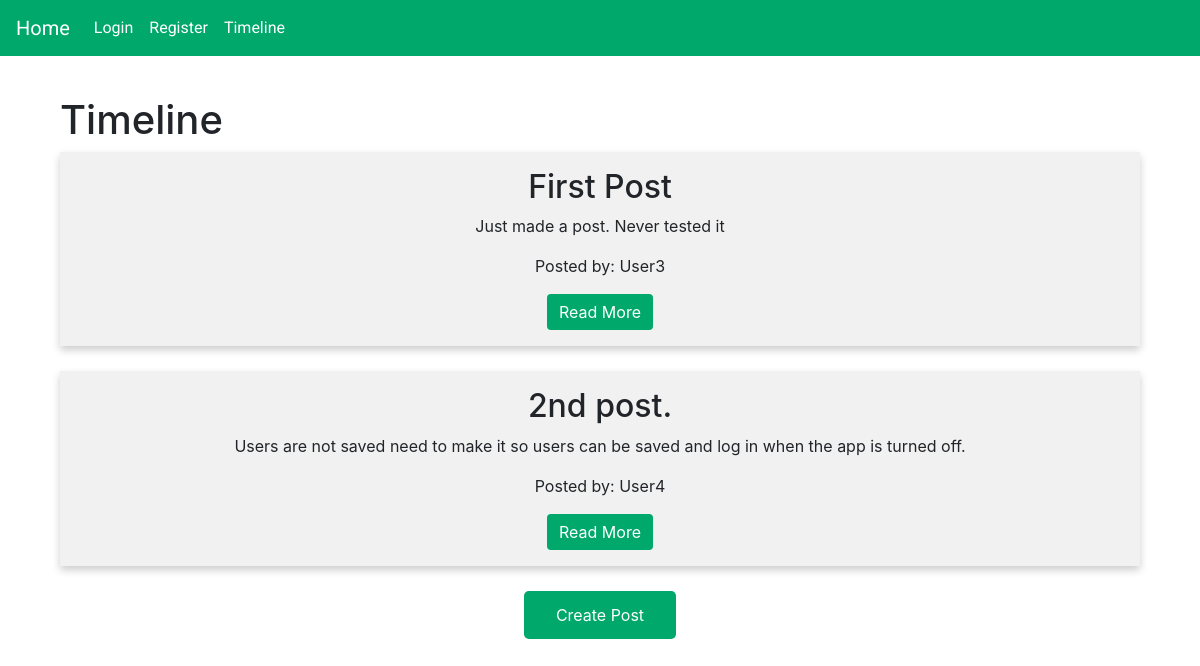
The page /timeline/ (signed in) on the database as committed earlier.
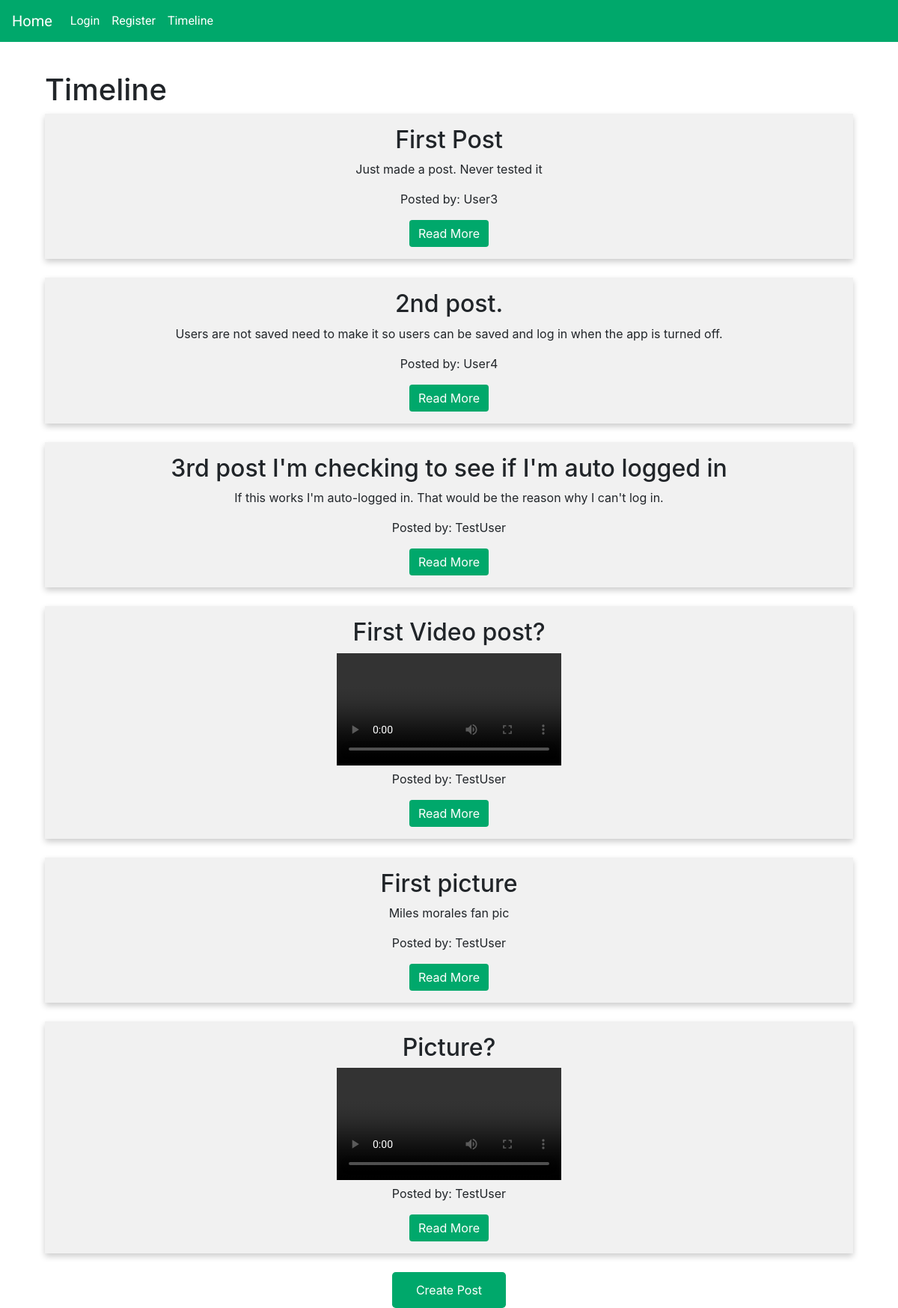
The same page on the database as committed later.
### circles/models.py (models this page shows, shortened)
class Post(models.Model):
    title = models.CharField(max_length=200)
    content = models.TextField(null=True, blank=True)
    author = models.ForeignKey(User, on_delete=models.CASCADE)
    created_at = models.DateTimeField(auto_now_add=True)
    video = models.FileField(upload_to='videos/', null=True, blank=True)
    image = models.FileField(upload_to='images/', null=True, blank=True)

### circles/views.py (the view)
# urls.py: path('timeline/', views.timeline, name='timeline'),
@login_required
def timeline(request, id=None):
    if id:
        post = get_object_or_404(Post, id=id)
        return render(request, 'timeline.html', {'post': post})
    else:
        posts = Post.objects.all()
        return render(request, 'timeline.html', {'posts': posts})

### circles/templates/timeline.html (shortened to what this page needs)
{% extends 'base.html' %}
{% block content %}
<div class="container-fluid">
    <h1>Timeline</h1>
    <div class="row">
        {% for post in posts %}
            <div class="col-12">
                <div class="post">
                    <h2>{{ post.title }}</h2>
                    {% if post.content %}
                        <p>{{ post.content }}</p>
                    {% endif %}
                    {% if post.video %}
                        <video controls>
                            <source src="{{ post.video.url }}" type="video/mp4">
                        </video>
                    {% endif %}
                    <p class="author-info">Posted by: {{ post.author.username }}</p>
                    <a href="#" class="btn btn-primary">Read More</a>
                </div>
            </div>
        {% endfor %}
    </div>
    <div class="row justify-content-center">
        <button onclick="location.href='{% url 'create_post' %}'" type="button" class="btn btn-primary btn-lg-custom">Create Post</button>
    </div>
</div>
{% endblock %}

### circles/templates/base.html (shortened to what this page needs)
{% load static %}
<!DOCTYPE html>
<html lang="en">
<head>
    <link rel="stylesheet" href="https://stackpath.bootstrapcdn.com/bootstrap/4.3.1/css/bootstrap.min.css">
    <link rel="stylesheet" href="{% static 'css/styles.css' %}">
</head>
<body>
    <nav class="navbar navbar-expand-lg custom-navbar fixed-top">
        <a class="navbar-brand" href="{% url 'home' %}">Home</a>
        <div class="collapse navbar-collapse" id="navbarNavAltMarkup">
            <div class="navbar-nav">
                <a class="nav-item nav-link" href="{% url 'login' %}">Login</a>
                <a class="nav-item nav-link" href="{% url 'register' %}">Register</a>
                <a class="nav-item nav-link" href="{% url 'timeline' %}">Timeline</a>
            </div>
        </div>
    </nav>
    <div class="container mt-5 pt-5">
        {% block content %}{% endblock %}
    </div>
</body>
</html>

### circles/static/css/styles.css (style rules this page uses)
:root { --jade-green: #00A86B; }
.navbar { background-color: var(--jade-green); font-family: 'Roboto', sans-serif; }
.navbar-brand, .navbar-nav .nav-link { color: white; }
.btn { background-color: var(--jade-green); color: white; border: none; }
.post { box-shadow: 0 4px 8px 0 rgba(0, 0, 0, 0.2); padding: 16px; text-align: center; background-color: #f1f1f1; margin-bottom: 25px; position: relative; }
.btn-lg-custom { padding: 1rem 2rem; font-size: 1rem; line-height: 1; border-radius: 0.3rem; }

Rows that differ between the two databases and show on the page:
added Post: title "3rd post I'm checking to see if I'm auto logged in", content "If this works I'm auto-logged in. That would be the reason why I can't log in.", author.username "TestUser"
added Post: title "First Video post?", author.username "TestUser"
added Post: title "First picture", content "Miles morales fan pic", author.username "TestUser"
added Post: title "Picture?", author.username "TestUser"
